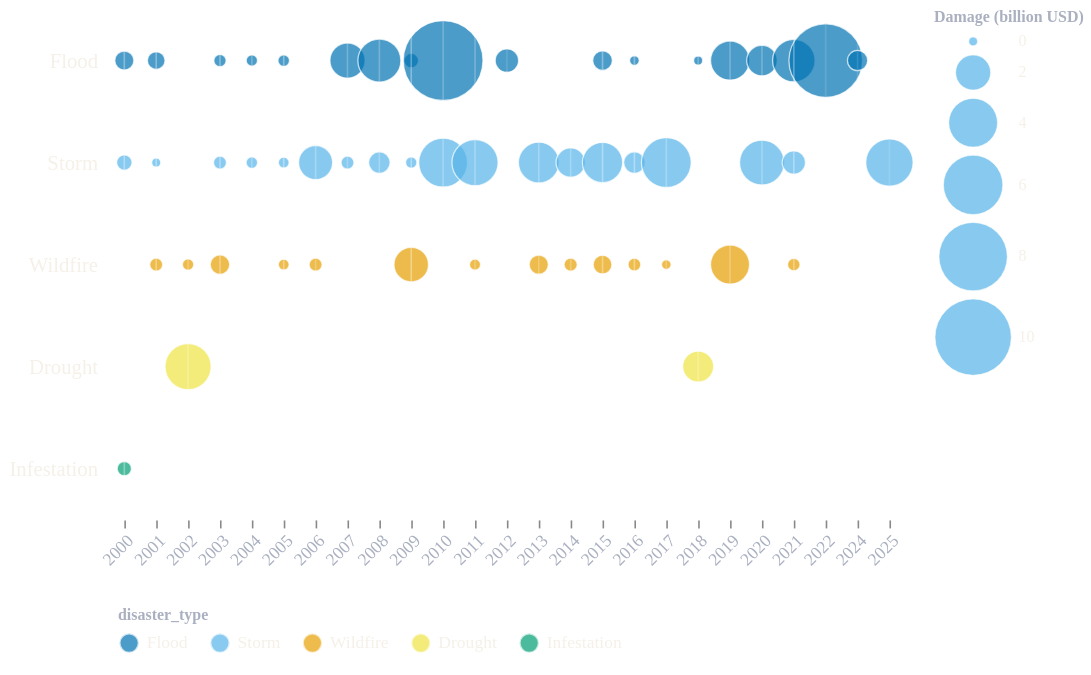

This figure's Vega-Lite source:
### Vega-Lite specification from a JSON file in a GitHub repository (floating-point values rounded to 4 significant figures)
{"$schema": "https://vega.github.io/schema/vega-lite/v5.json", "description": "Economic damage bubble matrix with year range selector", "width": "container", "height": 320, "background": "transparent", "data": {"values": [{"year": 2000, "disaster_type": "Flood", "damage": 0.5}, {"year": 2000, "disaster_type": "Storm", "damage": 0.28}, {"year": 2000, "disaster_type": "Infestation", "damage": 0.22}, {"year": 2001, "disaster_type": "Flood", "damage": 0.41}, {"year": 2001, "disaster_type": "Storm", "damage": 0.01}, {"year": 2001, "disaster_type": "Wildfire", "damage": 0.16}, {"year": 2002, "disaster_type": "Drought", "damage": 3.58}, {"year": 2002, "disaster_type": "Wildfire", "damage": 0.09}, {"year": 2003, "disaster_type": "Flood", "damage": 0.13}, {"year": 2003, "disaster_type": "Storm", "damage": 0.16}, {"year": 2003, "disaster_type": "Wildfire", "damage": 0.53}, {"year": 2004, "disaster_type": "Flood", "damage": 0.09}, {"year": 2004, "disaster_type": "Storm", "damage": 0.1}, {"year": 2005, "disaster_type": "Flood", "damage": 0.1}, {"year": 2005, "disaster_type": "Storm", "damage": 0.07}, {"year": 2005, "disaster_type": "Wildfire", "damage": 0.07}, {"year": 2006, "disaster_type": "Storm", "damage": 1.89}, {"year": 2006, "disaster_type": "Wildfire", "damage": 0.16}, {"year": 2007, "disaster_type": "Flood", "damage": 2.02}, {"year": 2007, "disaster_type": "Storm", "damage": 0.16}, {"year": 2008, "disaster_type": "Flood", "damage": 3.09}, {"year": 2008, "disaster_type": "Storm", "damage": 0.67}, {"year": 2009, "disaster_type": "Flood", "damage": 0.23}, {"year": 2009, "disaster_type": "Storm", "damage": 0.09}, {"year": 2009, "disaster_type": "Wildfire", "damage": 1.95}, {"year": 2010, "disaster_type": "Flood", "damage": 10.94}, {"year": 2010, "disaster_type": "Storm", "damage": 4.02}, {"year": 2011, "disaster_type": "Storm", "damage": 3.58}, {"year": 2011, "disaster_type": "Wildfire", "damage": 0.08}, {"year": 2012, "disaster_type": "Flood", "damage": 0.82}, {"year": 2013, "disaster_type": "Storm", "damage": 2.76}, {"year": 2013, "disaster_type": "Wildfire", "damage": 0.51}, {"year": 2014, "disaster_type": "Storm", "damage": 1.36}, {"year": 2014, "disaster_type": "Wildfire", "damage": 0.17}, {"year": 2015, "disaster_type": "Flood", "damage": 0.54}, {"year": 2015, "disaster_type": "Storm", "damage": 2.69}, {"year": 2015, "disaster_type": "Wildfire", "damage": 0.48}, {"year": 2016, "disaster_type": "Flood", "damage": 0.03}, {"year": 2016, "disaster_type": "Storm", "damage": 0.67}, {"year": 2016, "disaster_type": "Wildfire", "damage": 0.15}, {"year": 2017, "disaster_type": "Storm", "damage": 4.19}, {"year": 2017, "disaster_type": "Wildfire", "damage": 0.03}, {"year": 2018, "disaster_type": "Drought", "damage": 1.54}, {"year": 2018, "disaster_type": "Flood", "damage": 0.01}, {"year": 2019, "disaster_type": "Flood", "damage": 2.52}, {"year": 2019, "disaster_type": "Wildfire", "damage": 2.52}, {"year": 2020, "disaster_type": "Flood", "damage": 1.49}, {"year": 2020, "disaster_type": "Storm", "damage": 3.36}, {"year": 2021, "disaster_type": "Flood", "damage": 3.01}, {"year": 2021, "disaster_type": "Storm", "damage": 0.81}, {"year": 2021, "disaster_type": "Wildfire", "damage": 0.14}, {"year": 2022, "disaster_type": "Flood", "damage": 9.29}, {"year": 2024, "disaster_type": "Flood", "damage": 0.58}, {"year": 2025, "disaster_type": "Storm", "damage": 3.77}]}, "params": [{"name": "year_min", "value": 2000, "bind": {"input": "range", "min": 2000, "max": 2024, "step": 1, "name": "From year: "}}, {"name": "year_max", "value": 2025, "bind": {"input": "range", "min": 2001, "max": 2025, "step": 1, "name": "To year: "}}], "transform": [{"filter": "datum.year >= year_min && datum.year <= year_max"}], "layer": [{"mark": {"type": "circle", "filled": true, "stroke": "#ffffff", "strokeWidth": 0.8, "tooltip": true}, "encoding": {"x": {"field": "year", "type": "ordinal", "title": null, "axis": {"labelAngle": -45, "labelFontSize": 11, "labelFont": "DM Sans", "gridColor": "rgba(255,255,255,0.08)", "domainColor": "transparent", "labelColor": "#aab0c0"}}, "y": {"field": "disaster_type", "type": "nominal", "title": null, "sort": ["Flood", "Storm", "Wildfire", "Drought", "Infestation"], "axis": {"labelFontSize": 13, "labelFont": "DM Sans", "labelColor": "#F5F0E8", "domainColor": "transparent", "tickColor": "transparent"}}, "size": {"field": "damage", "type": "quantitative", "title": "Damage (billion USD)", "scale": {"range": [30, 2500]}, "legend": {"title": "Damage (billion USD)", "titleFontSize": 10, "titleColor": "#aab0c0", "labelFontSize": 10, "labelFont": "DM Sans", "labelColor": "#F5F0E8", "orient": "right", "direction": "vertical", "symbolFillColor": "#56B4E9", "symbolStrokeColor": "#ffffff", "symbolStrokeWidth": 0.5}}, "color": {"field": "disaster_type", "type": "nominal", "scale": {"domain": ["Flood", "Storm", "Wildfire", "Drought", "Infestation"], "range": ["#0072B2", "#56B4E9", "#E69F00", "#F0E442", "#009E73"]}, "legend": {"titleFontSize": 10, "titleColor": "#aab0c0", "orient": "bottom", "direction": "horizontal", "labelFontSize": 11, "labelFont": "DM Sans", "labelColor": "#F5F0E8", "symbolSize": 150, "padding": 6, "columnPadding": 10}}, "tooltip": [{"field": "year", "type": "ordinal", "title": "Year"}, {"field": "disaster_type", "type": "nominal", "title": "Disaster type"}, {"field": "damage", "type": "quantitative", "title": "Damage (billion USD)", "format": ".2f"}]}}, {"mark": {"type": "rule", "color": "rgba(255,255,255,0.12)", "strokeWidth": 1}, "encoding": {"x": {"field": "year", "type": "ordinal"}}}], "view": {"stroke": null}, "config": {"font": "DM Sans"}}
